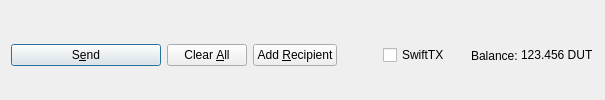
         <widget class="QFrame" name="frame_Send">
          <layout class="QHBoxLayout" name="horizontalLayout">
           <property name="bottomMargin">
            <number>0</number>
           </property>
           <item>
            <widget class="QPushButton" name="sendButton">
             <property name="minimumSize">
              <size>
               <width>150</width>
               <height>0</height>
              </size>
             </property>
             <property name="toolTip">
              <string>Confirm the send action</string>
             </property>
             <property name="text">
              <string>S&amp;end</string>
             </property>
             <property name="icon">
              <iconset resource="../dutcoin.qrc">
               <normaloff>:/icons/send</normaloff>:/icons/send</iconset>
             </property>
             <property name="autoDefault">
              <bool>false</bool>
             </property>
             <property name="default">
              <bool>true</bool>
             </property>
            </widget>
           </item>
           <item>
            <widget class="QPushButton" name="clearButton">
             <property name="sizePolicy">
              <sizepolicy hsizetype="Minimum" vsizetype="Fixed">
               <horstretch>0</horstretch>
               <verstretch>0</verstretch>
              </sizepolicy>
             </property>
             <property name="toolTip">
              <string>Clear all fields of the form.</string>
             </property>
             <property name="text">
              <string>Clear &amp;All</string>
             </property>
             <property name="icon">
              <iconset resource="../dutcoin.qrc">
               <normaloff>:/icons/remove</normaloff>:/icons/remove</iconset>
             </property>
             <property name="autoDefault">
              <bool>false</bool>
             </property>
            </widget>
           </item>
           <item>
            <widget class="QPushButton" name="addButton">
             <property name="toolTip">
              <string>Send to multiple recipients at once</string>
             </property>
             <property name="text">
              <string>Add &amp;Recipient</string>
             </property>
             <property name="icon">
              <iconset resource="../dutcoin.qrc">
               <normaloff>:/icons/add</normaloff>:/icons/add</iconset>
             </property>
             <property name="autoDefault">
              <bool>false</bool>
             </property>
            </widget>
           </item>
           <item>
            <spacer name="horizontalSpacer">
             <property name="orientation">
              <enum>Qt::Horizontal</enum>
             </property>
             <property name="sizeHint" stdset="0">
              <size>
               <width>40</width>
               <height>20</height>
              </size>
             </property>
            </spacer>
           </item>
           <item>
            <layout class="QHBoxLayout" name="horizontalLayout_2">
             <property name="spacing">
              <number>3</number>
             </property>
             <item>
              <widget class="QCheckBox" name="checkSwiftTX">
               <property name="enabled">
                <bool>true</bool>
               </property>
               <property name="minimumSize">
                <size>
                 <width>85</width>
                 <height>0</height>
                </size>
               </property>
               <property name="text">
                <string>SwiftTX</string>
               </property>
              </widget>
             </item>
             <item>
              <widget class="QLabel" name="label">
               <property name="text">
                <string>Balance:</string>
               </property>
              </widget>
             </item>
             <item>
              <widget class="QLabel" name="labelBalance">
               <property name="sizePolicy">
                <sizepolicy hsizetype="Preferred" vsizetype="Fixed">
                 <horstretch>0</horstretch>
                 <verstretch>0</verstretch>
                </sizepolicy>
               </property>
               <property name="cursor">
                <cursorShape>IBeamCursor</cursorShape>
               </property>
               <property name="text">
                <string notr="true">123.456 DUT</string>
               </property>
               <property name="textInteractionFlags">
                <set>Qt::LinksAccessibleByMouse|Qt::TextSelectableByKeyboard|Qt::TextSelectableByMouse</set>
               </property>
              </widget>
             </item>
            </layout>
           </item>
          </layout>
         </widget>
